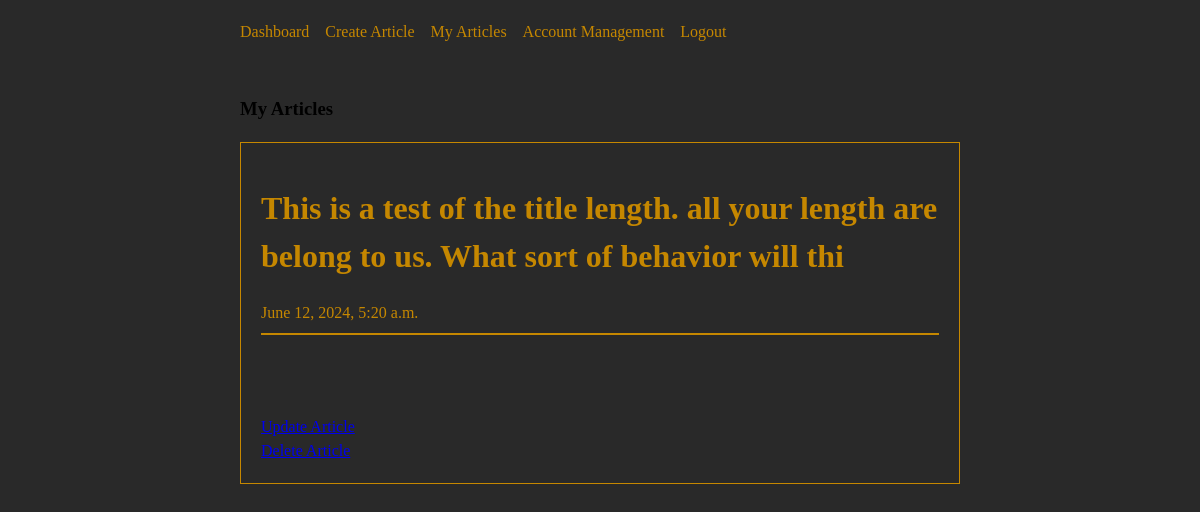
The app's page /user/user-articles/ (signed in) with its own data.
### user/models.py (models this page shows, shortened)
class Article(models.Model):
    title = models.CharField(max_length=100)
    content = MarkdownxField()
    created_at = models.DateTimeField(auto_now_add=True)
    updated_at = models.DateTimeField(auto_now=True)
    @property
    def formatted_markdown(self):
        return markdownify(self.content)
    user = models.ForeignKey(CustomUser, max_length=10, on_delete=models.CASCADE, null=True)

### user/views.py (the view)
# urls.py: path('user-articles/', views.user_articles, name='user-articles'),
@login_required(login_url='user-login')
def user_articles(request):
    articles = Article.objects.filter(user=request.user)
    context = {'AllArticles': articles}
    return render(request, 'user/user-articles.html', context)

### user/templates/user/user-articles.html (shortened to what this page needs)
{% extends 'user/navbar.html' %}
{% block content %}
<h3>My Articles</h3>
{% for article in AllArticles %}
    <div class="user-articles">
        <h1>{{ article.title }}</h1>
        {{ article.created_at }}
        <hr>
        <br>
        <br> <br>
        <a href="{% url 'update-article' article.id %}">Update Article</a>
        <br>
        <a href="{% url 'delete-article' article.id %}">Delete Article</a>
    </div>
{% endfor %}
{% endblock %}

### static/css/style.css (style rules this page uses)
.user-articles { border : 1px solid rgb(197, 135, 0); background-color: rgb(41, 41, 41); color: rgb(197, 135, 0); padding: 20px; }
.user-articles hr { border : 1px solid rgb(197, 135, 0); }

### records on screen
Article: title "This is a test of the title length. all your length are belong to us. What sort of behavior will thi", created_at "June 12, 2024, 5:20 a.m."
